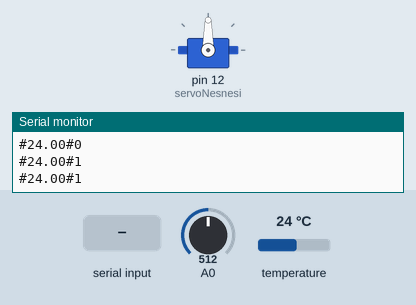
Bench run of a sketch on a simulated Arduino Uno, built with avr-gcc and run on an emulated ATmega328P. Shown: servo, the last lines printed to the serial monitor. The inputs (shaded band) are chosen by the test bench; at power-on: A0 = 512, temperature 24 °C.

Above: at 1.8 s.
1.9 s: "1" received over the second serial link
At 2.13 s:
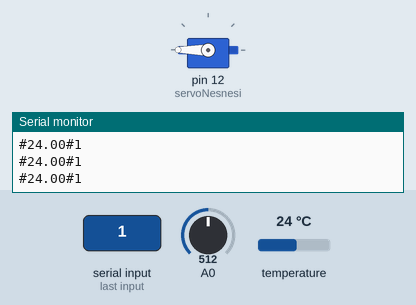
Timing chart, 0 to 4.9 s (numbered marks = the images above; inputs shaded):
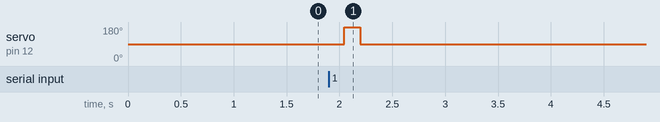

Measured:
- after the input at 1.9 s, servo on pin 12 (servoNesnesi): 90° → 180° after 0.15 s, → 90° 0.15 s later

The sketch:

aquarium.ino
```cpp
#include <OneWire.h>
#include <SoftwareSerial.h>
#include <Servo.h>
Servo servoNesnesi;//pin için ve servo iþlemleri için nesne tanýmlamasý.
SoftwareSerial Genotronex(0, 1); // RX, TX
int data,deger=0;
int DS18S20_Pin = 2;// Sýcaklýk sensörü baðlanan dijital pin 2 olarak belirlendi.
// Sýcaklýk Sensörü Giriþ-Çýkýþý
OneWire ds(DS18S20_Pin);  // 2. Dijital pinde.
int BluetoothData;
int seviye = 0;
float sicaklik = 0.0;
void setup()
{
    OneWire ds(DS18S20_Pin);  // 2. Dijital pinde.
    servoNesnesi.attach(12);
    Genotronex.begin(9600);//Seri iletiþimi baþlatýr
    Serial.begin(9600); // Seri iletiþimi baþlatýr.
}
void loop()
{
    float temperature = getTemp();// temperature deðiþkeni sýcaklýk deðerini alma fonksiyonuna baðlandý.
    sicaklik = temperature;
    Serial.print("#"+(String)sicaklik+"#"+(String)seviye+"\r\n");//Telefonda yazdýrma iþlemi.
    delay(1000);
    deger=analogRead(A0); //Seviye için tanýmlanan analog pin.
    if(deger>=10)//analog pinden okunan deðere göre seviye iþlemleri.
    {
      seviye = 1;
      digitalWrite(13,HIGH);
      Serial.print("#"+(String)sicaklik+"#"+(String)seviye+"\r\n");
    }
    else
    {
      seviye = 0;
      digitalWrite(13,LOW);
      Serial.print("#"+(String)sicaklik+"#"+(String)seviye+"\r\n");
    }
    if (Genotronex.available())
    {
      BluetoothData=Genotronex.read();//bluetooth degerini okuma.
      if (BluetoothData=='1') //Butona basýldýysa gelen deðer 1 ise yemleme iþlemi gerçekleþtirme.
      {
        servoNesnesi.write(180);
        delay(150);
        servoNesnesi.write(90);
      }
    }
}
float getTemp()// Bu fonksiyon DS18B20 sýcaklýk sensöründen gelen verileri Celcius cinsinden sýcaklýk deðerlerine çevirmek için kullanýlýyor.
{
  byte data[12];
  byte addr[8];
  if ( !ds.search(addr))
  {
      //Sensörü sýfýrlama.
      ds.reset_search();
      return -1000;
  }
  if ( OneWire::crc8( addr, 7) != addr[7])
  {
      Serial.println("Geçerli deðil!");//Hata mesajý.
      return -1000;
  }
  if ( addr[0] != 0x10 && addr[0] != 0x28)
  {
      Serial.print("Cihaz tanýnmadý.");//Cihaz tanýnmadý ise.
      return -1000;
  }
  ds.reset();
  ds.select(addr);
  ds.write(0x44,1); // Dönüþüm baþlamasý.
  byte present = ds.reset();
  ds.select(addr);
  ds.write(0xBE);
  for (int i = 0; i < 9; i++)
  {
      data[i] = ds.read();
  }
  ds.reset_search();
  byte MSB = data[1];
  byte LSB = data[0];
  float tempRead = ((MSB << 8) | LSB);
  float TemperatureSum = tempRead / 16;
  return TemperatureSum;
}
```
